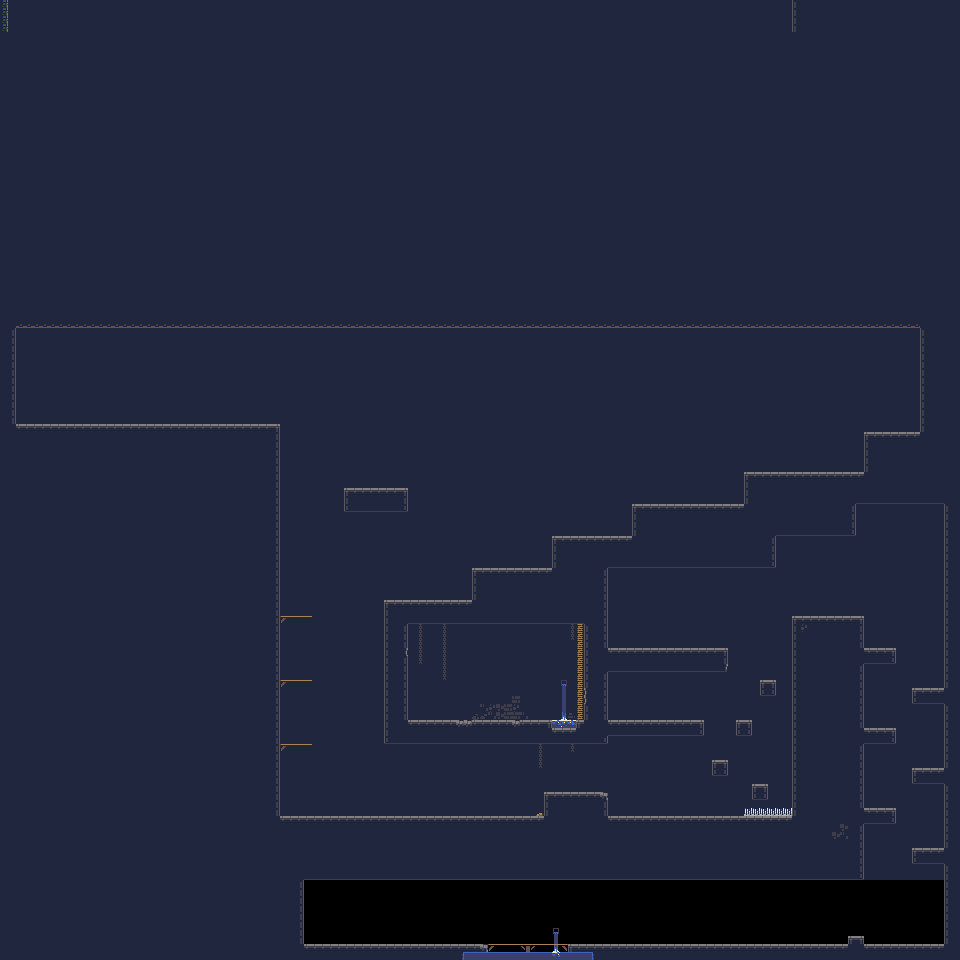

This game map was drawn from its Tiled (.tmx) file and the tilesets committed beside it. A one-line description and the trimmed map source follow:
An orthogonal 120x120 tile map with 8x8 px tiles, 2 tile layers (background, foreground), 5 tilesets and 54 objects (3x slime, 3x jump-through, 3x map-change, 2x skeleton, wizard, ...).

<map version="1.0" tiledversion="1.1.6" orientation="orthogonal" renderorder="right-down" width="120" height="120" tilewidth="8" tileheight="8" infinite="0" nextobjectid="254">
 <tileset firstgid="1" source="cavesofgallet_tiles.tsx" />
 <tileset firstgid="97" source="lightsource.tsx" />
 <tileset firstgid="98" source="cavesofgallet_tiles_transparent.tsx" />
 <tileset firstgid="194" source="fadetoblack.tsx" />
 <tileset firstgid="195" source="black.tsx" />
 <layer name="background" width="120" height="120">
  <data>[14400 cells, 14293 non-empty, 39 distinct tile ids]</data>
 </layer>
 <objectgroup name="lights">
  <object id="103" gid="97" x="880" y="480" width="256" height="160" />
  <object id="248" gid="97" x="-176" y="528" width="256" height="312" />
  <object id="252" gid="97" x="120" y="1128" width="256" height="312" />
  <object id="253" gid="194" x="864" y="880" width="80" height="208" />
 </objectgroup>
 <layer name="foreground" width="120" height="120">
  <data>[14400 cells, 981 non-empty, 12 distinct tile ids]</data>
 </layer>
 <objectgroup color="#bc0000" name="enemies">
  <object id="211" name="wizard" x="624" y="704" width="8" height="8" />
  <object id="216" name="slime" x="672" y="800" width="8" height="8" />
  <object id="217" name="slime" x="712" y="800" width="8" height="8" />
  <object id="235" name="skeleton" x="712" y="920" width="8" height="8" />
  <object id="238" name="slime" x="760" y="920" width="8" height="8" />
  <object id="239" name="skeleton" x="320" y="920" width="8" height="8" />
 </objectgroup>
 <objectgroup name="platforms">
  <object id="118" x="0" y="944" width="960" height="16" />
  <object id="168" x="744" y="472" width="229" height="32" />
  <object id="180" x="864.75" y="432.5" width="79.5" height="8" />
  <object id="181" x="864.5" y="433" width="4" height="42.5" />
  <object id="185" x="0" y="232" width="960" height="96" />
  <object id="187" x="632" y="504" width="224" height="32" />
  <object id="188" x="552" y="536" width="224" height="32" />
  <object id="189" x="472" y="568" width="136" height="32" />
  <object id="190" x="384" y="600" width="224" height="144" />
  <object id="194" x="0" y="424" width="280" height="456" />
  <object id="195" x="280" y="816" width="584" height="64" />
  <object id="196" x="192" y="832" width="88" height="144" />
  <object id="197" x="944" y="504" width="16" height="440" />
  <object id="198" x="960" y="656" height="16" />
  <object id="200" x="792" y="616" width="72" height="200" />
  <object id="201" x="736" y="720" width="16" height="16" />
  <object id="202" x="752" y="784" width="16" height="16" />
  <object id="203" x="712" y="760" width="16" height="16" />
  <object id="204" x="608" y="648" width="120" height="24" />
  <object id="206" x="760" y="680" width="16" height="16" />
  <object id="209" x="608" y="720" width="96" height="16" />
  <object id="214" x="544" y="792" width="64" height="24" />
  <object id="215" name="spikes" x="744" y="808" width="48" height="8" />
  <object id="218" x="864" y="648" width="32" height="16" />
  <object id="219" x="912" y="688" width="32" height="16" />
  <object id="222" x="864" y="728" width="32" height="16" />
  <object id="223" x="912" y="768" width="32" height="16" />
  <object id="224" x="864" y="808" width="32" height="16" />
  <object id="225" x="912" y="848" width="32" height="16" />
  <object id="234" x="344" y="488" width="64" height="24" />
  <object id="240" x="848" y="936" width="16" height="8" />
  <object id="241" type="jump-through" x="279" y="744" width="32" height="8">
   <properties>
    <property name="jump-through" type="bool" value="true" />
   </properties>
  </object>
  <object id="242" type="jump-through" x="279" y="680" width="32" height="8">
   <properties>
    <property name="jump-through" type="bool" value="true" />
   </properties>
  </object>
  <object id="243" type="jump-through" x="279" y="616" width="32" height="8">
   <properties>
    <property name="jump-through" type="bool" value="true" />
   </properties>
  </object>
  <object id="246" x="-32" y="296" width="32" height="144" />
  <object id="249" x="936" y="328" width="24" height="144" />
 </objectgroup>
 <objectgroup name="NOTES">
  <object id="184" x="592" y="88" width="255.708" height="139.667">
   <text fontfamily="Sans Serif" pixelsize="11" wrap="1" color="#ffffff">Interactables need:
* text: displays when walking into the area "string"
* event: the event to be passed up "string"
* data: the data that gets send to the event (like a spawn point name) "string"
</text>
  </object>
 </objectgroup>
 <objectgroup color="#03c700" name="powerups" />
 <objectgroup color="#0000ff" name="spawn">
  <object id="158" name="caves2" x="920" y="416" width="8" height="8" />
  <object id="220" name="start" x="344" y="784" width="8" height="8" />
  <object id="226" name="caves5" x="288" y="928" width="8" height="8" />
  <object id="233" name="caves4" x="8" y="408" width="8" height="8" />
 </objectgroup>
 <objectgroup color="#be00ffff" name="triggers">
  <object id="156" name="To caves2" type="map-change" x="928" y="360" width="8" height="77.6364">
   <properties>
    <property name="action" value="caves2" />
    <property name="type" value="change-scene" />
   </properties>
  </object>
  <object id="191" name="To caves5" type="map-change" x="280" y="904" width="8" height="40">
   <properties>
    <property name="action" value="caves5" />
    <property name="type" value="change-scene" />
   </properties>
  </object>
  <object id="230" name="To caves4" type="map-change" x="0" y="328" width="8" height="96">
   <properties>
    <property name="action" value="caves4" />
    <property name="type" value="change-scene" />
   </properties>
  </object>
 </objectgroup>
 <objectgroup name="interactables" />
</map>